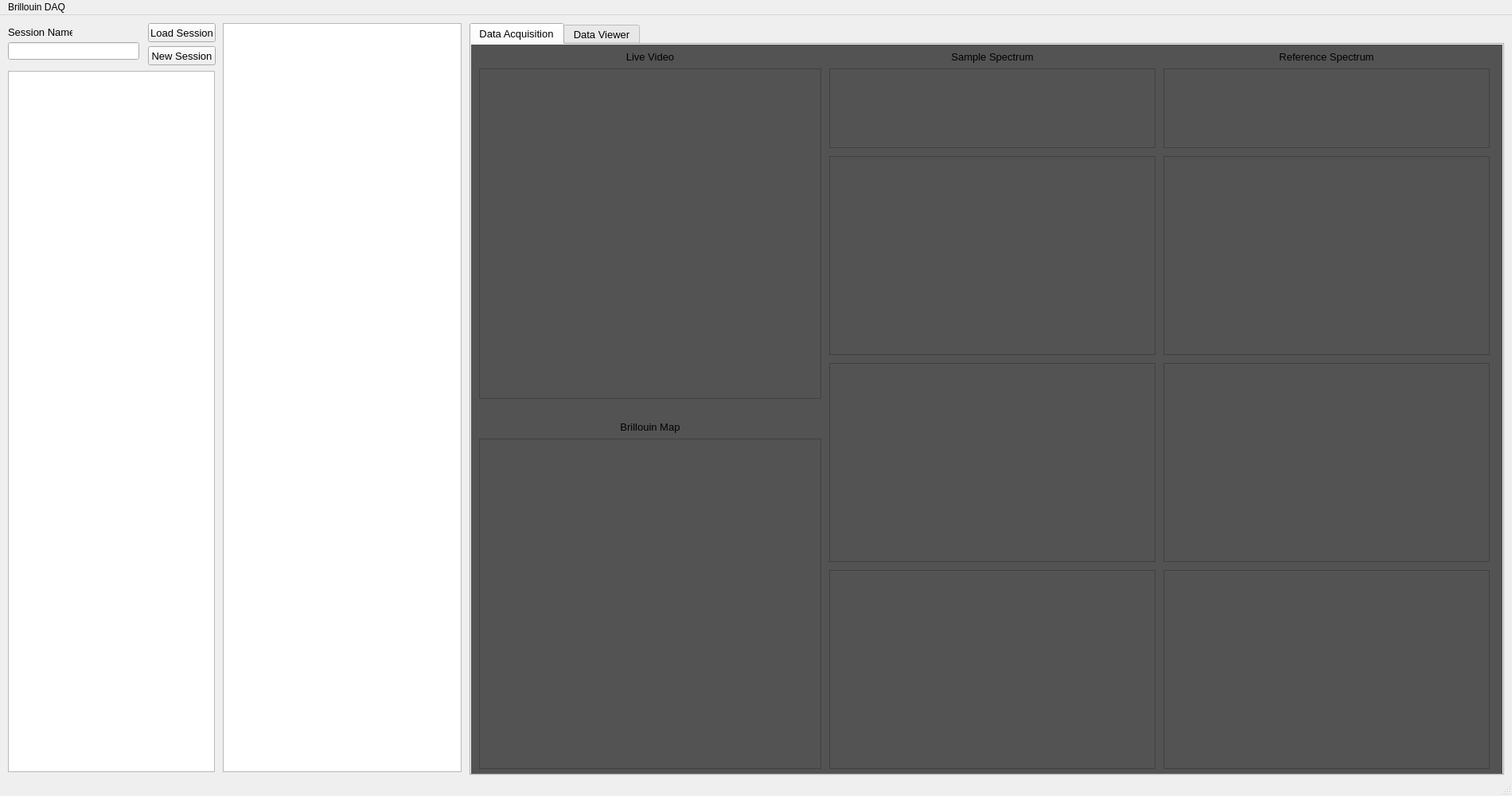
<?xml version="1.0" encoding="UTF-8"?>
<ui version="4.0">
 <class>MainWindow</class>
 <widget class="QMainWindow" name="MainWindow">
  <property name="geometry">
   <rect>
    <x>0</x>
    <y>0</y>
    <width>1900</width>
    <height>1000</height>
   </rect>
  </property>
  <property name="windowTitle">
   <string>Brillouin Scanning Interface</string>
  </property>
  <property name="styleSheet">
   <string notr="true"/>
  </property>
  <widget class="QWidget" name="centralwidget">
   <widget class="QTabWidget" name="dataViewerTab">
    <property name="geometry">
     <rect>
      <x>590</x>
      <y>10</y>
      <width>1300</width>
      <height>945</height>
     </rect>
    </property>
    <property name="sizePolicy">
     <sizepolicy hsizetype="Expanding" vsizetype="Expanding">
      <horstretch>1</horstretch>
      <verstretch>0</verstretch>
     </sizepolicy>
    </property>
    <property name="font">
     <font>
      <pointsize>10</pointsize>
     </font>
    </property>
    <property name="autoFillBackground">
     <bool>true</bool>
    </property>
    <property name="currentIndex">
     <number>0</number>
    </property>
    <widget class="QWidget" name="DataAcqTab">
     <property name="styleSheet">
      <string notr="true">background-color: rgb(83, 83, 83);</string>
     </property>
     <attribute name="title">
      <string>Data Acquisition</string>
     </attribute>
     <widget class="GraphicsView" name="graphicsViewSampleSpecSeries">
      <property name="geometry">
       <rect>
        <x>450</x>
        <y>400</y>
        <width>410</width>
        <height>250</height>
       </rect>
      </property>
      <property name="sizePolicy">
       <sizepolicy hsizetype="Expanding" vsizetype="Expanding">
        <horstretch>0</horstretch>
        <verstretch>3</verstretch>
       </sizepolicy>
      </property>
      <property name="minimumSize">
       <size>
        <width>0</width>
        <height>200</height>
       </size>
      </property>
     </widget>
     <widget class="GraphicsView" name="graphicsViewSampleSpectrum">
      <property name="geometry">
       <rect>
        <x>450</x>
        <y>140</y>
        <width>410</width>
        <height>250</height>
       </rect>
      </property>
      <property name="sizePolicy">
       <sizepolicy hsizetype="Expanding" vsizetype="Expanding">
        <horstretch>0</horstretch>
        <verstretch>2</verstretch>
       </sizepolicy>
      </property>
      <property name="minimumSize">
       <size>
        <width>0</width>
        <height>0</height>
       </size>
      </property>
     </widget>
     <widget class="GraphicsView" name="graphicsViewSample">
      <property name="geometry">
       <rect>
        <x>450</x>
        <y>30</y>
        <width>410</width>
        <height>100</height>
       </rect>
      </property>
      <property name="sizePolicy">
       <sizepolicy hsizetype="Expanding" vsizetype="Expanding">
        <horstretch>0</horstretch>
        <verstretch>1</verstretch>
       </sizepolicy>
      </property>
      <property name="minimumSize">
       <size>
        <width>410</width>
        <height>100</height>
       </size>
      </property>
     </widget>
     <widget class="GraphicsView" name="graphicsViewSampleScanDepth">
      <property name="geometry">
       <rect>
        <x>450</x>
        <y>660</y>
        <width>410</width>
        <height>250</height>
       </rect>
      </property>
      <property name="sizePolicy">
       <sizepolicy hsizetype="Expanding" vsizetype="Expanding">
        <horstretch>0</horstretch>
        <verstretch>3</verstretch>
       </sizepolicy>
      </property>
      <property name="minimumSize">
       <size>
        <width>0</width>
        <height>0</height>
       </size>
      </property>
     </widget>
     <widget class="GraphicsView" name="graphicsViewHeatmap">
      <property name="geometry">
       <rect>
        <x>10</x>
        <y>495</y>
        <width>430</width>
        <height>415</height>
       </rect>
      </property>
     </widget>
     <widget class="GraphicsView" name="graphicsViewCMOS">
      <property name="geometry">
       <rect>
        <x>10</x>
        <y>30</y>
        <width>430</width>
        <height>415</height>
       </rect>
      </property>
      <property name="sizePolicy">
       <sizepolicy hsizetype="Preferred" vsizetype="Preferred">
        <horstretch>0</horstretch>
        <verstretch>0</verstretch>
       </sizepolicy>
      </property>
      <property name="minimumSize">
       <size>
        <width>430</width>
        <height>415</height>
       </size>
      </property>
     </widget>
     <widget class="GraphicsView" name="graphicsViewCalibSpectrum">
      <property name="geometry">
       <rect>
        <x>870</x>
        <y>140</y>
        <width>410</width>
        <height>250</height>
       </rect>
      </property>
      <property name="sizePolicy">
       <sizepolicy hsizetype="Expanding" vsizetype="Expanding">
        <horstretch>0</horstretch>
        <verstretch>2</verstretch>
       </sizepolicy>
      </property>
      <property name="minimumSize">
       <size>
        <width>0</width>
        <height>0</height>
       </size>
      </property>
     </widget>
     <widget class="GraphicsView" name="graphicsViewCalibSpecSeries">
      <property name="geometry">
       <rect>
        <x>870</x>
        <y>400</y>
        <width>410</width>
        <height>250</height>
       </rect>
      </property>
      <property name="sizePolicy">
       <sizepolicy hsizetype="Expanding" vsizetype="Expanding">
        <horstretch>0</horstretch>
        <verstretch>3</verstretch>
       </sizepolicy>
      </property>
      <property name="minimumSize">
       <size>
        <width>0</width>
        <height>200</height>
       </size>
      </property>
     </widget>
     <widget class="GraphicsView" name="graphicsViewCalib">
      <property name="geometry">
       <rect>
        <x>870</x>
        <y>30</y>
        <width>410</width>
        <height>100</height>
       </rect>
      </property>
      <property name="sizePolicy">
       <sizepolicy hsizetype="Expanding" vsizetype="Expanding">
        <horstretch>0</horstretch>
        <verstretch>1</verstretch>
       </sizepolicy>
      </property>
      <property name="minimumSize">
       <size>
        <width>410</width>
        <height>100</height>
       </size>
      </property>
     </widget>
     <widget class="GraphicsView" name="graphicsViewCalibScanDepth">
      <property name="geometry">
       <rect>
        <x>870</x>
        <y>660</y>
        <width>410</width>
        <height>250</height>
       </rect>
      </property>
      <property name="sizePolicy">
       <sizepolicy hsizetype="Expanding" vsizetype="Expanding">
        <horstretch>0</horstretch>
        <verstretch>3</verstretch>
       </sizepolicy>
      </property>
      <property name="minimumSize">
       <size>
        <width>0</width>
        <height>0</height>
       </size>
      </property>
     </widget>
     <widget class="QLabel" name="session_label_2">
      <property name="geometry">
       <rect>
        <x>10</x>
        <y>470</y>
        <width>430</width>
        <height>20</height>
       </rect>
      </property>
      <property name="font">
       <font>
        <pointsize>10</pointsize>
       </font>
      </property>
      <property name="text">
       <string>Brillouin Map</string>
      </property>
      <property name="alignment">
       <set>Qt::AlignCenter</set>
      </property>
     </widget>
     <widget class="QLabel" name="session_label_3">
      <property name="geometry">
       <rect>
        <x>450</x>
        <y>5</y>
        <width>410</width>
        <height>20</height>
       </rect>
      </property>
      <property name="font">
       <font>
        <pointsize>10</pointsize>
       </font>
      </property>
      <property name="text">
       <string>Sample Spectrum</string>
      </property>
      <property name="alignment">
       <set>Qt::AlignCenter</set>
      </property>
     </widget>
     <widget class="QLabel" name="session_label_4">
      <property name="geometry">
       <rect>
        <x>870</x>
        <y>5</y>
        <width>410</width>
        <height>20</height>
       </rect>
      </property>
      <property name="font">
       <font>
        <pointsize>10</pointsize>
       </font>
      </property>
      <property name="text">
       <string>Reference Spectrum</string>
      </property>
      <property name="alignment">
       <set>Qt::AlignCenter</set>
      </property>
     </widget>
     <widget class="QLabel" name="session_label_5">
      <property name="geometry">
       <rect>
        <x>10</x>
        <y>5</y>
        <width>430</width>
        <height>20</height>
       </rect>
      </property>
      <property name="font">
       <font>
        <pointsize>10</pointsize>
       </font>
      </property>
      <property name="text">
       <string>Live Video</string>
      </property>
      <property name="alignment">
       <set>Qt::AlignCenter</set>
      </property>
     </widget>
    </widget>
    <widget class="QWidget" name="DataViewTab">
     <property name="styleSheet">
      <string notr="true">background-color: rgb(83, 83, 83);</string>
     </property>
     <attribute name="title">
      <string>Data Viewer</string>
     </attribute>
     <layout class="QGridLayout" name="gridLayout_4">
      <item row="6" column="1">
       <widget class="GraphicsView" name="dataViewScanDepth">
        <property name="sizePolicy">
         <sizepolicy hsizetype="Expanding" vsizetype="Expanding">
          <horstretch>0</horstretch>
          <verstretch>3</verstretch>
         </sizepolicy>
        </property>
       </widget>
      </item>
      <item row="5" column="1">
       <widget class="GraphicsView" name="dataViewSpecSeries">
        <property name="sizePolicy">
         <sizepolicy hsizetype="Expanding" vsizetype="Expanding">
          <horstretch>0</horstretch>
          <verstretch>3</verstretch>
         </sizepolicy>
        </property>
       </widget>
      </item>
      <item row="4" column="1">
       <widget class="GraphicsView" name="dataViewSingleSpectrum">
        <property name="sizePolicy">
         <sizepolicy hsizetype="Expanding" vsizetype="Expanding">
          <horstretch>0</horstretch>
          <verstretch>2</verstretch>
         </sizepolicy>
        </property>
        <property name="minimumSize">
         <size>
          <width>0</width>
          <height>200</height>
         </size>
        </property>
       </widget>
      </item>
      <item row="0" column="1">
       <widget class="QLabel" name="dataViewInfoDisplay">
        <property name="styleSheet">
         <string notr="true">color: rgb(255, 255, 255);</string>
        </property>
        <property name="text">
         <string>Frame 0/0 </string>
        </property>
       </widget>
      </item>
      <item row="1" column="1">
       <widget class="QSlider" name="dataViewSlider">
        <property name="orientation">
         <enum>Qt::Horizontal</enum>
        </property>
       </widget>
      </item>
      <item row="3" column="1">
       <widget class="GraphicsView" name="dataViewEMCCD">
        <property name="sizePolicy">
         <sizepolicy hsizetype="Expanding" vsizetype="Expanding">
          <horstretch>0</horstretch>
          <verstretch>1</verstretch>
         </sizepolicy>
        </property>
        <property name="minimumSize">
         <size>
          <width>400</width>
          <height>100</height>
         </size>
        </property>
       </widget>
      </item>
      <item row="2" column="0" rowspan="3">
       <widget class="GraphicsView" name="graphicsViewCMOSViewer"/>
      </item>
      <item row="5" column="0" rowspan="2">
       <widget class="GraphicsView" name="graphicsViewHeatmapViewer"/>
      </item>
      <item row="2" column="1">
       <widget class="QTextEdit" name="dataViewTextEdit"/>
      </item>
     </layout>
    </widget>
   </widget>
   <widget class="QTreeView" name="treeView">
    <property name="geometry">
     <rect>
      <x>280</x>
      <y>10</y>
      <width>300</width>
      <height>941</height>
     </rect>
    </property>
    <property name="sizePolicy">
     <sizepolicy hsizetype="Fixed" vsizetype="Expanding">
      <horstretch>0</horstretch>
      <verstretch>2</verstretch>
     </sizepolicy>
    </property>
    <property name="minimumSize">
     <size>
      <width>300</width>
      <height>0</height>
     </size>
    </property>
    <property name="contextMenuPolicy">
     <enum>Qt::CustomContextMenu</enum>
    </property>
   </widget>
   <widget class="ParameterTree" name="parameterTreeWidget">
    <property name="geometry">
     <rect>
      <x>10</x>
      <y>70</y>
      <width>260</width>
      <height>881</height>
     </rect>
    </property>
    <property name="sizePolicy">
     <sizepolicy hsizetype="Expanding" vsizetype="Expanding">
      <horstretch>0</horstretch>
      <verstretch>4</verstretch>
     </sizepolicy>
    </property>
    <property name="minimumSize">
     <size>
      <width>260</width>
      <height>0</height>
     </size>
    </property>
    <property name="animated">
     <bool>true</bool>
    </property>
    <property name="headerHidden">
     <bool>true</bool>
    </property>
    <column>
     <property name="text">
      <string notr="true">1</string>
     </property>
    </column>
   </widget>
   <widget class="QLineEdit" name="sessionName">
    <property name="enabled">
     <bool>true</bool>
    </property>
    <property name="geometry">
     <rect>
      <x>10</x>
      <y>34</y>
      <width>165</width>
      <height>22</height>
     </rect>
    </property>
    <property name="font">
     <font>
      <pointsize>12</pointsize>
     </font>
    </property>
    <property name="text">
     <string/>
    </property>
    <property name="alignment">
     <set>Qt::AlignCenter</set>
    </property>
    <property name="readOnly">
     <bool>true</bool>
    </property>
   </widget>
   <widget class="QLabel" name="session_label">
    <property name="geometry">
     <rect>
      <x>10</x>
      <y>13</y>
      <width>81</width>
      <height>16</height>
     </rect>
    </property>
    <property name="font">
     <font>
      <pointsize>10</pointsize>
     </font>
    </property>
    <property name="text">
     <string>Session Name</string>
    </property>
    <property name="alignment">
     <set>Qt::AlignLeading|Qt::AlignLeft|Qt::AlignVCenter</set>
    </property>
   </widget>
   <widget class="QPushButton" name="newSessionBtn">
    <property name="geometry">
     <rect>
      <x>186</x>
      <y>39</y>
      <width>85</width>
      <height>24</height>
     </rect>
    </property>
    <property name="font">
     <font>
      <pointsize>10</pointsize>
     </font>
    </property>
    <property name="text">
     <string>New Session</string>
    </property>
   </widget>
   <widget class="QPushButton" name="loadSessionBtn">
    <property name="geometry">
     <rect>
      <x>186</x>
      <y>10</y>
      <width>85</width>
      <height>24</height>
     </rect>
    </property>
    <property name="font">
     <font>
      <pointsize>10</pointsize>
     </font>
    </property>
    <property name="text">
     <string>Load Session</string>
    </property>
   </widget>
  </widget>
  <widget class="QStatusBar" name="statusbar"/>
  <widget class="QMenuBar" name="menubar">
   <property name="geometry">
    <rect>
     <x>0</x>
     <y>0</y>
     <width>1900</width>
     <height>21</height>
    </rect>
   </property>
   <widget class="QMenu" name="menuBrillouin_DAQ">
    <property name="title">
     <string>Brillouin DAQ</string>
    </property>
   </widget>
   <addaction name="menuBrillouin_DAQ"/>
  </widget>
 </widget>
 <customwidgets>
  <customwidget>
   <class>ParameterTree</class>
   <extends>QTreeWidget</extends>
   <header>pyqtgraph.parametertree</header>
  </customwidget>
  <customwidget>
   <class>GraphicsView</class>
   <extends>QGraphicsView</extends>
   <header>pyqtgraph.widgets.GraphicsView</header>
  </customwidget>
 </customwidgets>
 <resources/>
 <connections/>
</ui>
